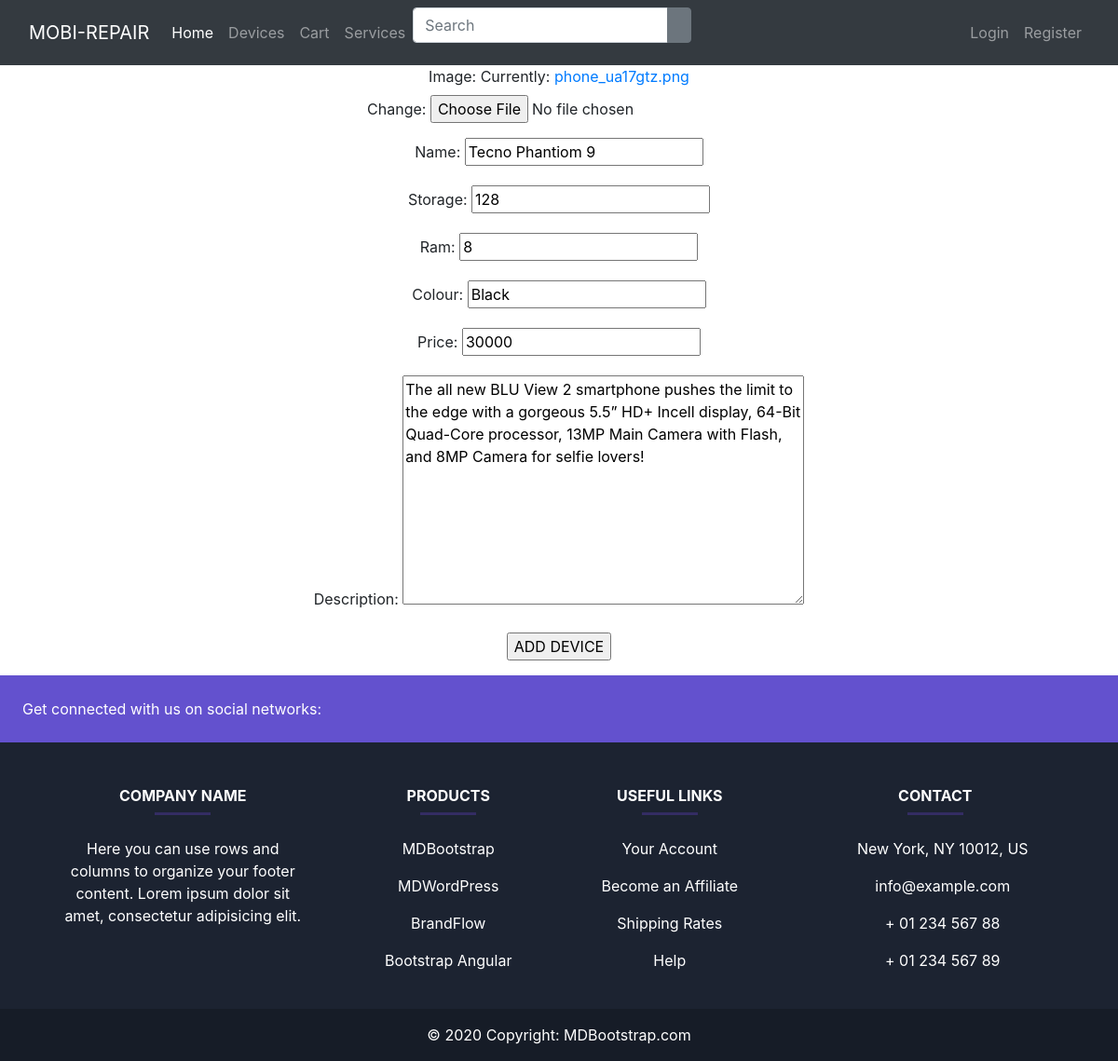
/update/12, run on the app's committed database.
### base/models.py (models this page shows)
class Device(models.Model):
    image = models.ImageField()
    name = models.CharField(max_length=50)
    storage = models.IntegerField()
    ram = models.IntegerField()
    colour = models.CharField(max_length=20)
    price = models.IntegerField(blank=True, null=True)
    description = models.TextField()

### base/views.py (the view)
# urls.py: path('update/<deviceid>', views.update, name="update"),
def update(request, deviceid):
    device = Device.objects.get(pk=deviceid)
    form = DeviceForm(request.POST or None, instance=device)
    if request.POST == "POST":
        if form.is_valid():
            form.save()
            return redirect('/')
    context= {'form':form, 'device':device}
    return render (request, 'update.html', context)

### base/forms.py
class DeviceForm(ModelForm):
    class Meta:
        model = Device
        fields = "__all__"

### templates/update.html (shortened to what this page needs)
{% include 'navbar.html' %}
<form action="" method="POST" enctype="multipart/form-data" align="center">
    {{form.as_p}}
    <input type="submit" value="ADD DEVICE">
</form>
{% include 'footer.html' %}

### data on the page
Device: name "Tecno Phantiom 9", storage "128", ram "8", colour "Black", price "30000", description "The all new BLU View 2 smartphone pushes the limit to the edge with a gorgeous 5.5” HD+ Incell display, 64-Bit Quad-Core processor, 13MP Main Camera with Flash, and 8MP Camera for selfie lovers!"
